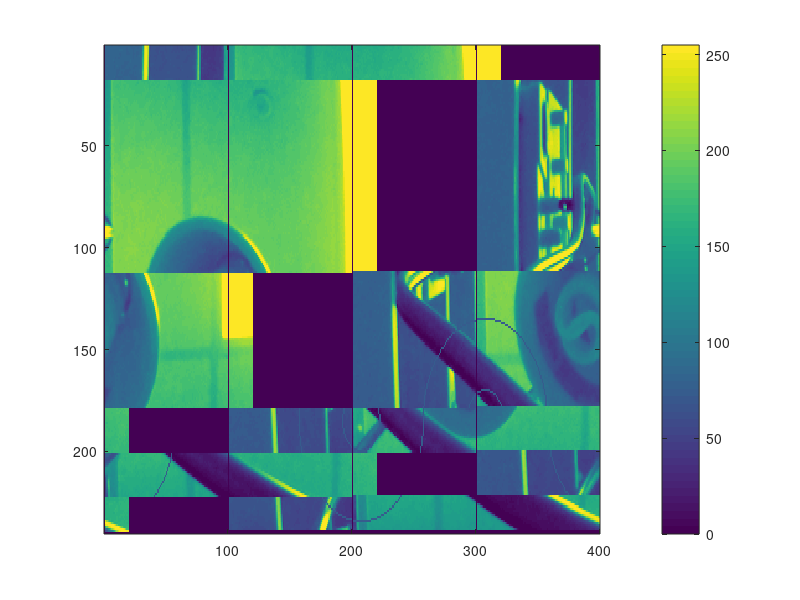

Source code (MATLAB):
clc
clear

B = zeros(240,320);
C = zeros(320,320);
count = 0;
split = 1;

[A] = dlmread( 'log1.txt', ',');
disp(length(A));

#for m = 1:240
#  C(1:300 ,m) = [A(m, 1:end) A(m+1, 1:end) A(m+2, 1:end)];
#endfor
q = zeros(7,100);

A = [A;q];

s = reshape(A',100*4,240)';



for i = 1:240
    for j = 1:320
        count = count + 1;
        #if count < length(A)  
        B(j,i) = A(count);
        #endif
    endfor
endfor

image(s,'CDataMapping','scaled');
colorbar;
